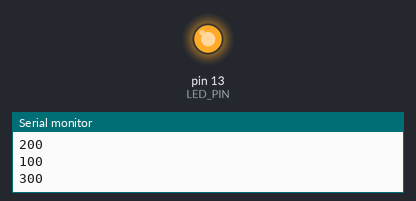
Recording of a sketch running on a simulated Arduino Uno, built with avr-gcc and run on an emulated ATmega328P. Parts: output pins drawn as LEDs (lit = HIGH), the last lines printed to the serial monitor.

Above: at 3.75 s.
At 9.2 s:
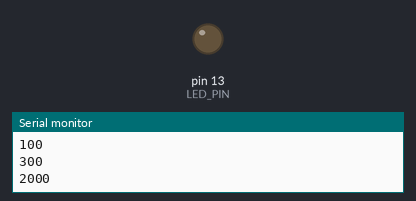
Timing chart, 0 to 12.4 s (numbered marks = the images above):
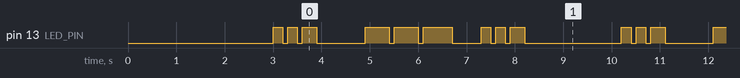

Measured:
- by itself, pin 13 (LED_PIN): repeats every 7.2 s: LOW 0.10 s, HIGH 0.20 s, LOW 0.10 s, HIGH 0.30 s, LOW 1.0 s, 2 × (HIGH 0.50 s, LOW 0.10 s), HIGH 0.60 s, LOW 0.60 s, 2 × (HIGH 0.20 s, LOW 0.10 s), HIGH 0.30 s, LOW 2.0 s, HIGH 0.20 s
- by itself, everything shown: repeats every 7.2 s, in 18 steps

The sketch:

led_sequencer.ino
```cpp
const int LED_PIN = 13; // Pin 13 is also attached to an on-board LED.

// How long to leave LED on and off.  This sequence emits SOS in Morse code.
// If you put exactly even durations, the SOS does not feel human.
int intervals[] = {
	200, 100, 200, 100, 300, 1000,
	500, 100, 500, 100, 600, 600,
	200, 100, 200, 100, 300, 2000
};
int elements = 0;


// Sets up LED pin to accept output.
void setup() {
  Serial.begin(9600);
  pinMode(LED_PIN, OUTPUT);
  elements = sizeof(intervals) / sizeof(int);
  Serial.println(elements);
  Serial.println("====");
  delay(3000);
}


// Blinks out the on/off interval sequence in the intervals array repeatedly.
// Thus this acts as a basic LED sequencer.
void loop() {
  for (int i = 0; i < elements; i++) {
  	int interval = intervals[i];
    Serial.println(interval);
  	if ((i % 2) == 0) {
  		digitalWrite(LED_PIN, HIGH);
  		delay(interval);
  	}
  	else { // Off interval.
  		digitalWrite(LED_PIN, LOW);
  		delay(interval);
  	}
  } // next interval

} // loop()
```
